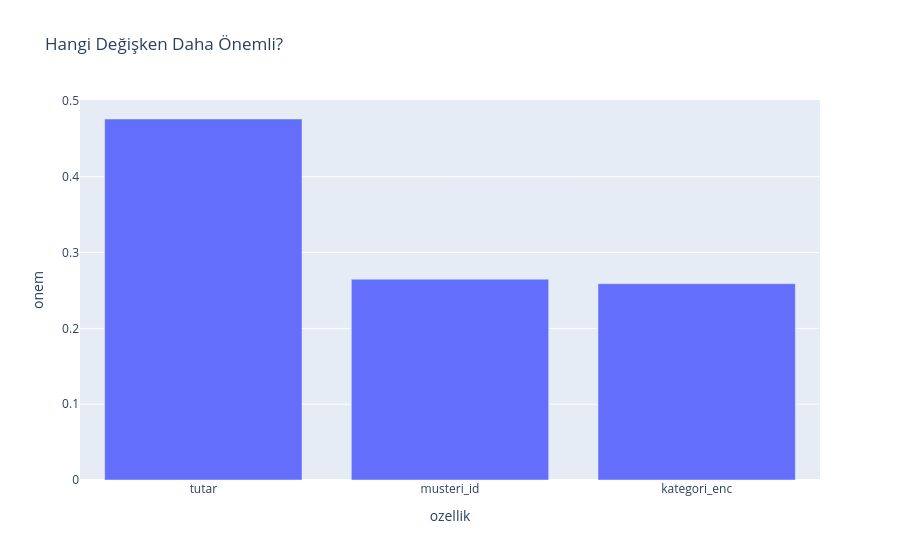

The code cell stored with this chart in its notebook:
### Code cell
# Özellik önemi
onem = pd.DataFrame({
    'ozellik': X.columns,
    'onem':    model.feature_importances_
}).sort_values('onem', ascending=False)

print(onem)

# Grafik
import plotly.express as px
fig = px.bar(onem, x='ozellik', y='onem',
             title='Hangi Değişken Daha Önemli?')
fig.show()

### Figure 1 — Plotly figure (JSON) as saved in the notebook; plotly's stock layout.template omitted (floating-point values rounded to 4 significant figures)
{"data": [{"hovertemplate": "ozellik=%{x}<br>onem=%{y}<extra></extra>", "legendgroup": "", "marker": {"color": "#636efa", "pattern": {"shape": ""}}, "name": "", "orientation": "v", "showlegend": false, "textposition": "auto", "type": "bar", "x": ["tutar", "musteri_id", "kategori_enc"], "xaxis": "x", "y": [0.4762, 0.2649, 0.2589], "yaxis": "y"}], "layout": {"barmode": "relative", "legend": {"tracegroupgap": 0}, "title": {"text": "Hangi Değişken Daha Önemli?"}, "xaxis": {"anchor": "y", "domain": [0, 1], "title": {"text": "ozellik"}}, "yaxis": {"anchor": "x", "domain": [0, 1], "title": {"text": "onem"}}}}
